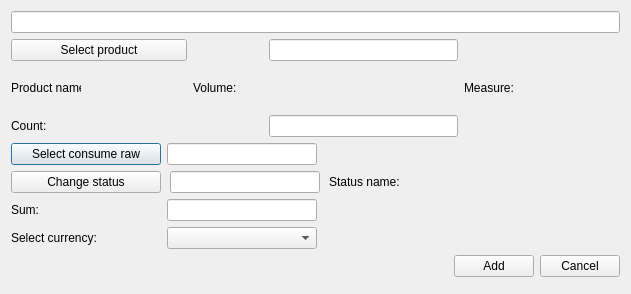
<?xml version="1.0" encoding="UTF-8"?>
<ui version="4.0">
 <class>CreateProdConRList</class>
 <widget class="QDialog" name="CreateProdConRList">
  <property name="geometry">
   <rect>
    <x>0</x>
    <y>0</y>
    <width>631</width>
    <height>294</height>
   </rect>
  </property>
  <property name="windowTitle">
   <string>Create/Update raw in production consume list</string>
  </property>
  <property name="locale">
   <locale language="English" country="UnitedStates"/>
  </property>
  <property name="modal">
   <bool>false</bool>
  </property>
  <layout class="QGridLayout" name="gridLayout">
   <property name="leftMargin">
    <number>11</number>
   </property>
   <property name="topMargin">
    <number>11</number>
   </property>
   <property name="rightMargin">
    <number>11</number>
   </property>
   <property name="bottomMargin">
    <number>17</number>
   </property>
   <item row="2" column="3">
    <widget class="QLabel" name="volumePh">
     <property name="minimumSize">
      <size>
       <width>100</width>
       <height>0</height>
      </size>
     </property>
     <property name="font">
      <font>
       <family>Times New Roman</family>
       <pointsize>12</pointsize>
       <weight>75</weight>
       <italic>true</italic>
       <bold>true</bold>
      </font>
     </property>
     <property name="text">
      <string/>
     </property>
    </widget>
   </item>
   <item row="2" column="0">
    <widget class="QLabel" name="prodNameLb">
     <property name="minimumSize">
      <size>
       <width>70</width>
       <height>0</height>
      </size>
     </property>
     <property name="maximumSize">
      <size>
       <width>70</width>
       <height>16777215</height>
      </size>
     </property>
     <property name="text">
      <string>Product name:</string>
     </property>
    </widget>
   </item>
   <item row="2" column="1">
    <widget class="QLabel" name="prodNamePh">
     <property name="minimumSize">
      <size>
       <width>100</width>
       <height>0</height>
      </size>
     </property>
     <property name="font">
      <font>
       <family>Times New Roman</family>
       <pointsize>12</pointsize>
       <weight>75</weight>
       <italic>true</italic>
       <bold>true</bold>
      </font>
     </property>
     <property name="text">
      <string/>
     </property>
    </widget>
   </item>
   <item row="4" column="0" colspan="6">
    <widget class="QWidget" name="editSectionWgt" native="true">
     <layout class="QGridLayout" name="gridLayout_3">
      <property name="leftMargin">
       <number>0</number>
      </property>
      <property name="topMargin">
       <number>0</number>
      </property>
      <property name="rightMargin">
       <number>0</number>
      </property>
      <property name="bottomMargin">
       <number>0</number>
      </property>
      <item row="2" column="0">
       <widget class="QLabel" name="sumLb">
        <property name="minimumSize">
         <size>
          <width>150</width>
          <height>0</height>
         </size>
        </property>
        <property name="text">
         <string>Sum:</string>
        </property>
       </widget>
      </item>
      <item row="2" column="1">
       <widget class="QLineEdit" name="sumEdit">
        <property name="maximumSize">
         <size>
          <width>150</width>
          <height>16777215</height>
         </size>
        </property>
        <property name="toolTip">
         <string>&lt;html&gt;&lt;head/&gt;&lt;body&gt;&lt;p&gt;For example: 300 (pedends on currency, in that case 300 USD)&lt;/p&gt;&lt;/body&gt;&lt;/html&gt;</string>
        </property>
       </widget>
      </item>
      <item row="0" column="0">
       <widget class="QPushButton" name="consumeRawBtn">
        <property name="minimumSize">
         <size>
          <width>150</width>
          <height>0</height>
         </size>
        </property>
        <property name="maximumSize">
         <size>
          <width>150</width>
          <height>16777215</height>
         </size>
        </property>
        <property name="text">
         <string>Select consume raw</string>
        </property>
       </widget>
      </item>
      <item row="0" column="1">
       <widget class="QLineEdit" name="consumeRawEdit">
        <property name="maximumSize">
         <size>
          <width>150</width>
          <height>16777215</height>
         </size>
        </property>
        <property name="text">
         <string/>
        </property>
        <property name="readOnly">
         <bool>true</bool>
        </property>
       </widget>
      </item>
      <item row="3" column="1">
       <widget class="QComboBox" name="currencyCmb">
        <property name="maximumSize">
         <size>
          <width>150</width>
          <height>16777215</height>
         </size>
        </property>
       </widget>
      </item>
      <item row="0" column="2">
       <spacer name="horizontalSpacer_3">
        <property name="orientation">
         <enum>Qt::Horizontal</enum>
        </property>
        <property name="sizeHint" stdset="0">
         <size>
          <width>40</width>
          <height>20</height>
         </size>
        </property>
       </spacer>
      </item>
      <item row="2" column="2">
       <spacer name="horizontalSpacer_2">
        <property name="orientation">
         <enum>Qt::Horizontal</enum>
        </property>
        <property name="sizeHint" stdset="0">
         <size>
          <width>40</width>
          <height>20</height>
         </size>
        </property>
       </spacer>
      </item>
      <item row="3" column="0">
       <widget class="QLabel" name="currencyLb">
        <property name="text">
         <string>Select currency:</string>
        </property>
       </widget>
      </item>
      <item row="3" column="2">
       <spacer name="horizontalSpacer_4">
        <property name="orientation">
         <enum>Qt::Horizontal</enum>
        </property>
        <property name="sizeHint" stdset="0">
         <size>
          <width>40</width>
          <height>20</height>
         </size>
        </property>
       </spacer>
      </item>
      <item row="1" column="0" colspan="3">
       <widget class="QWidget" name="statusWidget" native="true">
        <layout class="QHBoxLayout" name="horizontalLayout_3">
         <property name="spacing">
          <number>9</number>
         </property>
         <property name="leftMargin">
          <number>0</number>
         </property>
         <property name="topMargin">
          <number>0</number>
         </property>
         <property name="rightMargin">
          <number>0</number>
         </property>
         <property name="bottomMargin">
          <number>0</number>
         </property>
         <item>
          <widget class="QPushButton" name="statusBtn">
           <property name="sizePolicy">
            <sizepolicy hsizetype="Fixed" vsizetype="Fixed">
             <horstretch>0</horstretch>
             <verstretch>0</verstretch>
            </sizepolicy>
           </property>
           <property name="minimumSize">
            <size>
             <width>150</width>
             <height>0</height>
            </size>
           </property>
           <property name="text">
            <string>Change status</string>
           </property>
          </widget>
         </item>
         <item>
          <widget class="QLineEdit" name="statusEdit">
           <property name="maximumSize">
            <size>
             <width>150</width>
             <height>16777215</height>
            </size>
           </property>
           <property name="readOnly">
            <bool>true</bool>
           </property>
          </widget>
         </item>
         <item>
          <widget class="QLabel" name="statusLb">
           <property name="text">
            <string>Status name:</string>
           </property>
          </widget>
         </item>
         <item>
          <widget class="QLabel" name="statusPh">
           <property name="minimumSize">
            <size>
             <width>120</width>
             <height>0</height>
            </size>
           </property>
           <property name="font">
            <font>
             <family>Times New Roman</family>
             <pointsize>12</pointsize>
             <weight>75</weight>
             <italic>true</italic>
             <bold>true</bold>
            </font>
           </property>
           <property name="text">
            <string/>
           </property>
          </widget>
         </item>
        </layout>
       </widget>
      </item>
     </layout>
    </widget>
   </item>
   <item row="2" column="2">
    <widget class="QLabel" name="volumeLb">
     <property name="minimumSize">
      <size>
       <width>70</width>
       <height>0</height>
      </size>
     </property>
     <property name="maximumSize">
      <size>
       <width>70</width>
       <height>16777215</height>
      </size>
     </property>
     <property name="text">
      <string>Volume:</string>
     </property>
    </widget>
   </item>
   <item row="2" column="4">
    <widget class="QLabel" name="measureLb">
     <property name="text">
      <string>Measure:</string>
     </property>
    </widget>
   </item>
   <item row="2" column="5">
    <widget class="QLabel" name="measurePh">
     <property name="minimumSize">
      <size>
       <width>100</width>
       <height>0</height>
      </size>
     </property>
     <property name="font">
      <font>
       <family>Times New Roman</family>
       <pointsize>12</pointsize>
       <weight>75</weight>
       <italic>true</italic>
       <bold>true</bold>
      </font>
     </property>
     <property name="text">
      <string/>
     </property>
    </widget>
   </item>
   <item row="5" column="0" colspan="6">
    <layout class="QHBoxLayout" name="horizontalLayout">
     <item>
      <spacer name="horizontalSpacer">
       <property name="orientation">
        <enum>Qt::Horizontal</enum>
       </property>
       <property name="sizeHint" stdset="0">
        <size>
         <width>40</width>
         <height>20</height>
        </size>
       </property>
      </spacer>
     </item>
     <item>
      <widget class="QPushButton" name="addBtn">
       <property name="text">
        <string>Add</string>
       </property>
      </widget>
     </item>
     <item>
      <widget class="QPushButton" name="cancelBtn">
       <property name="text">
        <string>Cancel</string>
       </property>
      </widget>
     </item>
    </layout>
   </item>
   <item row="1" column="3">
    <widget class="QLineEdit" name="productEdit">
     <property name="readOnly">
      <bool>true</bool>
     </property>
    </widget>
   </item>
   <item row="3" column="3">
    <widget class="QLineEdit" name="countEdit">
     <property name="toolTip">
      <string>&lt;html&gt;&lt;head/&gt;&lt;body&gt;&lt;p&gt;For example: 100&lt;/p&gt;&lt;/body&gt;&lt;/html&gt;</string>
     </property>
    </widget>
   </item>
   <item row="1" column="0" colspan="2">
    <widget class="QPushButton" name="productBtn">
     <property name="text">
      <string>Select product</string>
     </property>
    </widget>
   </item>
   <item row="3" column="0" colspan="2">
    <widget class="QLabel" name="countLb">
     <property name="minimumSize">
      <size>
       <width>150</width>
       <height>0</height>
      </size>
     </property>
     <property name="text">
      <string>Count:</string>
     </property>
    </widget>
   </item>
   <item row="0" column="0" colspan="6">
    <widget class="SearchBox" name="searchEdit"/>
   </item>
  </layout>
 </widget>
 <customwidgets>
  <customwidget>
   <class>SearchBox</class>
   <extends>QLineEdit</extends>
   <header>searchbox.h</header>
  </customwidget>
 </customwidgets>
 <tabstops>
  <tabstop>productBtn</tabstop>
  <tabstop>countEdit</tabstop>
  <tabstop>consumeRawBtn</tabstop>
  <tabstop>statusBtn</tabstop>
  <tabstop>addBtn</tabstop>
  <tabstop>cancelBtn</tabstop>
  <tabstop>productEdit</tabstop>
  <tabstop>consumeRawEdit</tabstop>
  <tabstop>statusEdit</tabstop>
  <tabstop>sumEdit</tabstop>
  <tabstop>currencyCmb</tabstop>
 </tabstops>
 <resources/>
 <connections/>
</ui>
